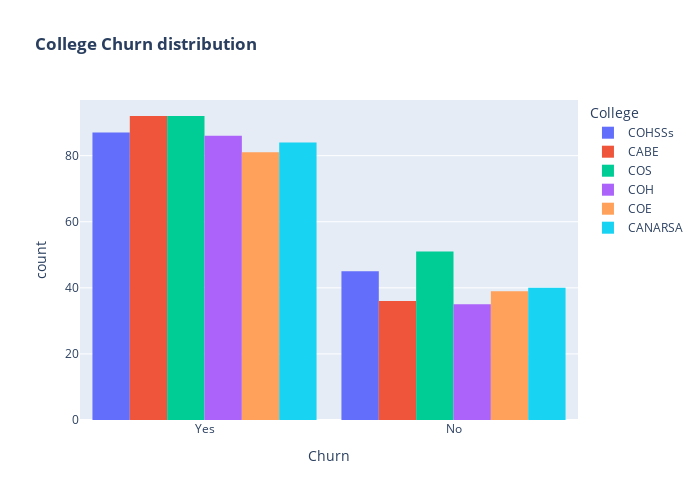

Notebook source saved alongside this figure:
### Markdown cell above
>There is negligible difference in customer percentage who chanaged or terminated their vodafone service. Both genders behaved in similar fashion when it comes to migrating to another service provider or stop using the vodafone.

### Code cell
fig = px.histogram(data, x="Churn", color="College", barmode="group", title="<b>College Churn distribution<b>")
fig.update_layout(width=700, height=500, bargap=0.1)
fig.show()

### Figure 1 — Plotly figure (JSON) as saved in the notebook; plotly's stock layout.template omitted (floating-point values rounded to 4 significant figures; data arrays with more than 128 entries replaced by an {"elided": "..."} marker saying what was removed)
{"data": [{"alignmentgroup": "True", "bingroup": "x", "hovertemplate": "College=COHSSs<br>Churn=%{x}<br>count=%{y}<extra></extra>", "legendgroup": "COHSSs", "marker": {"color": "#636efa", "pattern": {"shape": ""}}, "name": "COHSSs", "offsetgroup": "COHSSs", "orientation": "v", "showlegend": true, "type": "histogram", "x": {"elided": "132 str values"}, "xaxis": "x", "yaxis": "y"}, {"alignmentgroup": "True", "bingroup": "x", "hovertemplate": "College=CABE<br>Churn=%{x}<br>count=%{y}<extra></extra>", "legendgroup": "CABE", "marker": {"color": "#EF553B", "pattern": {"shape": ""}}, "name": "CABE", "offsetgroup": "CABE", "orientation": "v", "showlegend": true, "type": "histogram", "x": ["Yes", "Yes", "Yes", "No", "Yes", "Yes", "No", "Yes", "Yes", "Yes", "Yes", "Yes", "Yes", "Yes", "Yes", "Yes", "Yes", "No", "Yes", "Yes", "Yes", "Yes", "Yes", "Yes", "Yes", "Yes", "Yes", "Yes", "No", "Yes", "Yes", "Yes", "No", "Yes", "Yes", "Yes", "Yes", "Yes", "Yes", "Yes", "Yes", "No", "Yes", "Yes", "No", "Yes", "No", "No", "Yes", "No", "No", "Yes", "Yes", "Yes", "No", "Yes", "No", "Yes", "No", "Yes", "Yes", "No", "Yes", "No", "No", "No", "Yes", "Yes", "Yes", "Yes", "Yes", "No", "Yes", "No", "Yes", "Yes", "No", "Yes", "Yes", "Yes", "Yes", "No", "No", "No", "No", "Yes", "Yes", "Yes", "Yes", "Yes", "Yes", "Yes", "Yes", "Yes", "Yes", "Yes", "Yes", "Yes", "No", "Yes", "Yes", "No", "Yes", "Yes", "No", "No", "No", "No", "Yes", "Yes", "Yes", "Yes", "No", "No", "Yes", "No", "No", "Yes", "Yes", "Yes", "Yes", "Yes", "Yes", "Yes", "No", "Yes", "Yes", "Yes"], "xaxis": "x", "yaxis": "y"}, {"alignmentgroup": "True", "bingroup": "x", "hovertemplate": "College=COS<br>Churn=%{x}<br>count=%{y}<extra></extra>", "legendgroup": "COS", "marker": {"color": "#00cc96", "pattern": {"shape": ""}}, "name": "COS", "offsetgroup": "COS", "orientation": "v", "showlegend": true, "type": "histogram", "x": {"elided": "143 str values"}, "xaxis": "x", "yaxis": "y"}, {"alignmentgroup": "True", "bingroup": "x", "hovertemplate": "College=COH<br>Churn=%{x}<br>count=%{y}<extra></extra>", "legendgroup": "COH", "marker": {"color": "#ab63fa", "pattern": {"shape": ""}}, "name": "COH", "offsetgroup": "COH", "orientation": "v", "showlegend": true, "type": "histogram", "x": ["Yes", "No", "Yes", "Yes", "No", "Yes", "Yes", "Yes", "Yes", "Yes", "Yes", "No", "Yes", "No", "Yes", "Yes", "No", "Yes", "No", "Yes", "No", "Yes", "Yes", "Yes", "Yes", "Yes", "No", "Yes", "Yes", "No", "Yes", "No", "No", "Yes", "Yes", "Yes", "No", "No", "No", "Yes", "Yes", "No", "Yes", "Yes", "Yes", "Yes", "Yes", "Yes", "No", "Yes", "Yes", "No", "Yes", "Yes", "Yes", "Yes", "Yes", "Yes", "Yes", "Yes", "No", "No", "Yes", "Yes", "No", "Yes", "Yes", "Yes", "Yes", "Yes", "Yes", "Yes", "No", "Yes", "Yes", "Yes", "No", "Yes", "No", "Yes", "Yes", "Yes", "Yes", "Yes", "Yes", "No", "Yes", "Yes", "No", "Yes", "No", "No", "Yes", "Yes", "Yes", "No", "Yes", "Yes", "Yes", "No", "Yes", "Yes", "No", "Yes", "No", "Yes", "Yes", "Yes", "Yes", "Yes", "Yes", "Yes", "No", "Yes", "Yes", "No", "Yes", "Yes", "No", "No", "Yes"], "xaxis": "x", "yaxis": "y"}, {"alignmentgroup": "True", "bingroup": "x", "hovertemplate": "College=COE<br>Churn=%{x}<br>count=%{y}<extra></extra>", "legendgroup": "COE", "marker": {"color": "#FFA15A", "pattern": {"shape": ""}}, "name": "COE", "offsetgroup": "COE", "orientation": "v", "showlegend": true, "type": "histogram", "x": ["No", "Yes", "Yes", "No", "No", "Yes", "No", "No", "Yes", "No", "Yes", "Yes", "Yes", "Yes", "Yes", "Yes", "No", "Yes", "No", "No", "No", "Yes", "Yes", "Yes", "No", "No", "No", "Yes", "Yes", "No", "Yes", "Yes", "Yes", "Yes", "No", "No", "Yes", "Yes", "Yes", "Yes", "No", "Yes", "No", "Yes", "No", "Yes", "Yes", "Yes", "Yes", "No", "Yes", "No", "Yes", "Yes", "No", "Yes", "No", "Yes", "No", "Yes", "Yes", "Yes", "Yes", "No", "No", "No", "Yes", "Yes", "Yes", "Yes", "Yes", "Yes", "Yes", "No", "Yes", "Yes", "Yes", "No", "Yes", "Yes", "Yes", "Yes", "Yes", "Yes", "Yes", "Yes", "No", "No", "Yes", "No", "Yes", "Yes", "Yes", "Yes", "No", "Yes", "Yes", "Yes", "Yes", "Yes", "Yes", "No", "Yes", "Yes", "Yes", "No", "Yes", "No", "Yes", "Yes", "Yes", "Yes", "Yes", "Yes", "No", "Yes", "No", "Yes", "No", "Yes"], "xaxis": "x", "yaxis": "y"}, {"alignmentgroup": "True", "bingroup": "x", "hovertemplate": "College=CANARSA<br>Churn=%{x}<br>count=%{y}<extra></extra>", "legendgroup": "CANARSA", "marker": {"color": "#19d3f3", "pattern": {"shape": ""}}, "name": "CANARSA", "offsetgroup": "CANARSA", "orientation": "v", "showlegend": true, "type": "histogram", "x": ["Yes", "Yes", "Yes", "No", "Yes", "Yes", "Yes", "Yes", "Yes", "Yes", "No", "Yes", "No", "Yes", "No", "Yes", "Yes", "No", "Yes", "Yes", "No", "Yes", "No", "Yes", "Yes", "Yes", "No", "Yes", "No", "Yes", "Yes", "No", "Yes", "No", "Yes", "Yes", "Yes", "No", "No", "Yes", "No", "No", "Yes", "Yes", "No", "Yes", "Yes", "No", "No", "Yes", "No", "Yes", "Yes", "No", "Yes", "Yes", "Yes", "No", "Yes", "Yes", "Yes", "Yes", "Yes", "No", "Yes", "No", "Yes", "Yes", "Yes", "Yes", "Yes", "Yes", "No", "No", "No", "No", "Yes", "Yes", "No", "No", "Yes", "No", "Yes", "No", "Yes", "Yes", "Yes", "Yes", "No", "Yes", "Yes", "Yes", "No", "No", "Yes", "Yes", "No", "Yes", "Yes", "No", "Yes", "No", "Yes", "Yes", "Yes", "Yes", "No", "Yes", "No", "Yes", "Yes", "Yes", "Yes", "Yes", "Yes", "Yes", "Yes", "Yes", "Yes", "No", "Yes", "Yes", "Yes", "Yes"], "xaxis": "x", "yaxis": "y"}], "layout": {"bargap": 0.1, "barmode": "group", "height": 500, "legend": {"title": {"text": "College"}, "tracegroupgap": 0}, "title": {"text": "<b>College Churn distribution<b>"}, "width": 700, "xaxis": {"anchor": "y", "domain": [0, 1], "title": {"text": "Churn"}}, "yaxis": {"anchor": "x", "domain": [0, 1], "title": {"text": "count"}}}}
